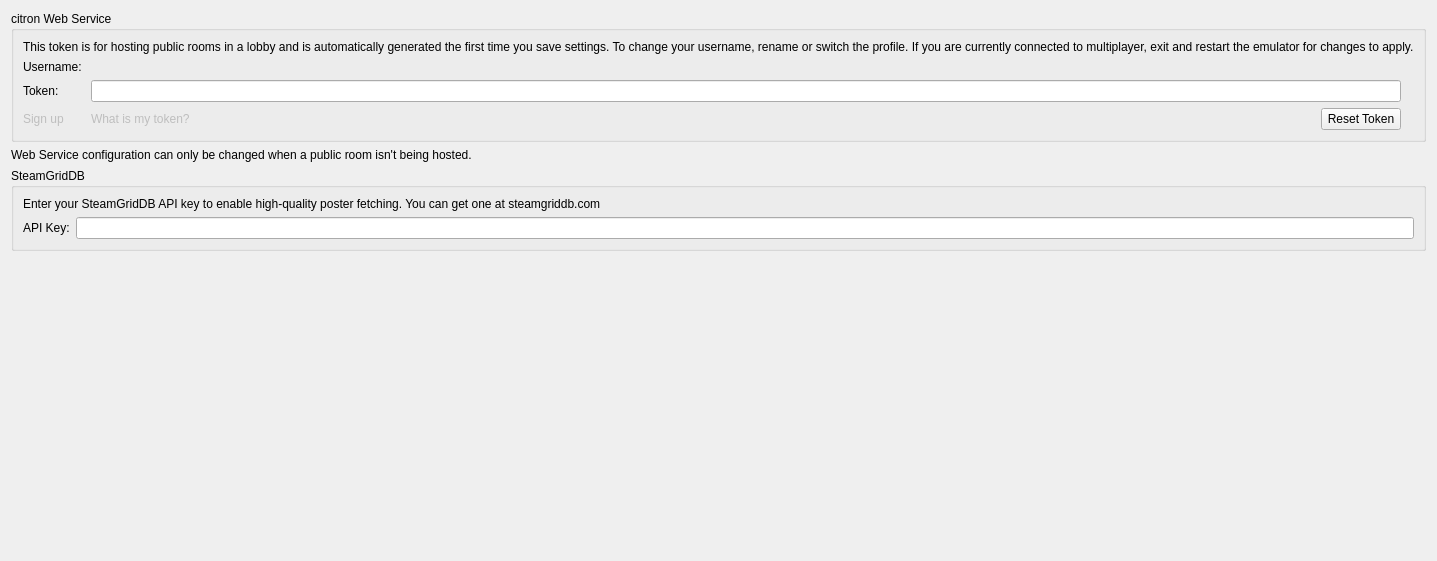
<?xml version="1.0" encoding="UTF-8"?>
<ui version="4.0">
 <class>ConfigureWeb</class>
 <widget class="QWidget" name="ConfigureWeb">
  <property name="geometry">
   <rect>
    <x>0</x>
    <y>0</y>
    <width>926</width>
    <height>561</height>
   </rect>
  </property>
  <property name="windowTitle">
   <string>Form</string>
  </property>
  <property name="accessibleName">
   <string>Web</string>
  </property>
  <layout class="QVBoxLayout" name="verticalLayout">
   <item>
    <layout class="QVBoxLayout" name="verticalLayout_3">
     <item>
      <widget class="QGroupBox" name="groupBoxWebConfig">
       <property name="title">
        <string>citron Web Service</string>
       </property>
       <layout class="QVBoxLayout" name="verticalLayoutCitronWebService">
        <item>
         <widget class="QLabel" name="web_credentials_disclaimer">
          <property name="text">
           <string>This token is for hosting public rooms in a lobby and is automatically generated the first time you save settings. To change your username, rename or switch the profile. If you are currently connected to multiplayer, exit and restart the emulator for changes to apply.</string>
          </property>
         </widget>
        </item>
        <item>
         <layout class="QGridLayout" name="gridLayoutCitronUsername">
          <item row="2" column="3">
           <widget class="QPushButton" name="button_reset_token">
            <property name="sizePolicy">
             <sizepolicy hsizetype="Fixed" vsizetype="Fixed">
              <horstretch>0</horstretch>
              <verstretch>0</verstretch>
             </sizepolicy>
            </property>
            <property name="layoutDirection">
             <enum>Qt::RightToLeft</enum>
            </property>
            <property name="text">
             <string>Reset Token</string>
            </property>
           </widget>
          </item>
          <item row="2" column="0">
           <widget class="QLabel" name="web_signup_link">
            <property name="enabled">
             <bool>false</bool>
            </property>
            <property name="text">
             <string>Sign up</string>
            </property>
           </widget>
          </item>
          <item row="0" column="1" colspan="3">
           <widget class="QLabel" name="username"/>
          </item>
          <item row="1" column="0">
           <widget class="QLabel" name="label_token">
            <property name="text">
             <string>Token: </string>
            </property>
           </widget>
          </item>
          <item row="1" column="4">
           <widget class="QLabel" name="label_token_icon"/>
          </item>
          <item row="0" column="0">
           <widget class="QLabel" name="label_username">
            <property name="text">
             <string>Username: </string>
            </property>
           </widget>
          </item>
          <item row="1" column="1" colspan="3">
           <widget class="QLineEdit" name="edit_token">
            <property name="maxLength">
             <number>80</number>
            </property>
           </widget>
          </item>
          <item row="2" column="1">
           <widget class="QLabel" name="web_token_info_link">
            <property name="enabled">
             <bool>false</bool>
            </property>
            <property name="text">
             <string>What is my token?</string>
            </property>
           </widget>
          </item>
          <item row="2" column="2">
           <spacer name="horizontalSpacer">
            <property name="orientation">
             <enum>Qt::Horizontal</enum>
            </property>
            <property name="sizeHint" stdset="0">
             <size>
              <width>40</width>
              <height>20</height>
             </size>
            </property>
           </spacer>
          </item>
         </layout>
        </item>
       </layout>
      </widget>
     </item>
     <item>
      <widget class="QLabel" name="label_disable_info">
       <property name="text">
        <string>Web Service configuration can only be changed when a public room isn't being hosted.</string>
       </property>
       <property name="wordWrap">
        <bool>true</bool>
       </property>
      </widget>
     </item>
    </layout>
   </item>
   <item>
    <widget class="QGroupBox" name="steam_grid_db_group">
     <property name="title">
      <string>SteamGridDB</string>
     </property>
     <layout class="QVBoxLayout" name="verticalLayout_sgdb">
      <item>
       <widget class="QLabel" name="label_sgdb_info">
        <property name="text">
         <string>Enter your SteamGridDB API key to enable high-quality poster fetching. You can get one at steamgriddb.com</string>
        </property>
        <property name="wordWrap">
         <bool>true</bool>
        </property>
       </widget>
      </item>
      <item>
       <layout class="QHBoxLayout" name="horizontalLayout_sgdb">
        <item>
         <widget class="QLabel" name="label_sgdb_api_key">
          <property name="text">
           <string>API Key:</string>
          </property>
         </widget>
        </item>
        <item>
         <widget class="QLineEdit" name="edit_steam_grid_db_api_key">
          <property name="echoMode">
           <enum>QLineEdit::PasswordEchoOnEdit</enum>
          </property>
         </widget>
        </item>
       </layout>
      </item>
     </layout>
    </widget>
   </item>
   <item>
    <spacer name="verticalSpacer">
     <property name="orientation">
      <enum>Qt::Vertical</enum>
     </property>
     <property name="sizeHint" stdset="0">
      <size>
       <width>20</width>
       <height>40</height>
      </size>
     </property>
    </spacer>
   </item>
  </layout>
 </widget>
 <resources/>
 <connections/>
</ui>
